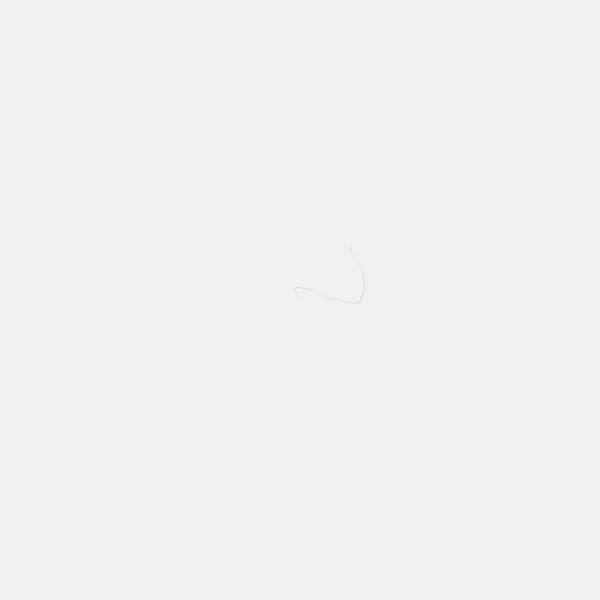
Frame 1 (no input)
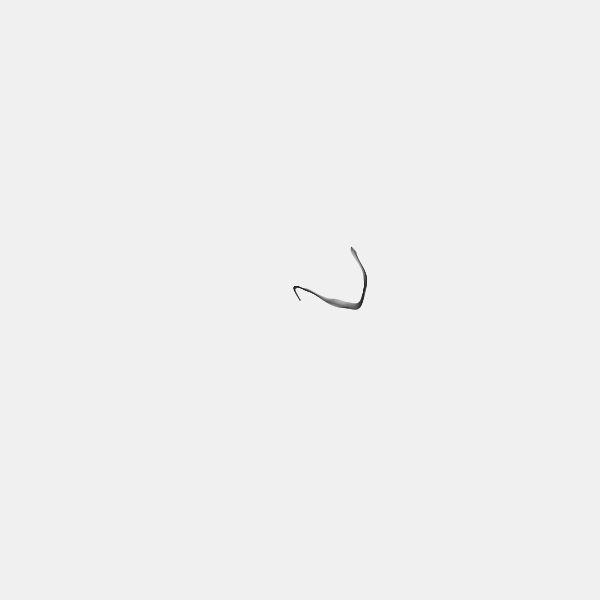
Frame 60 (the mouse pressed at the canvas centre just before this capture)
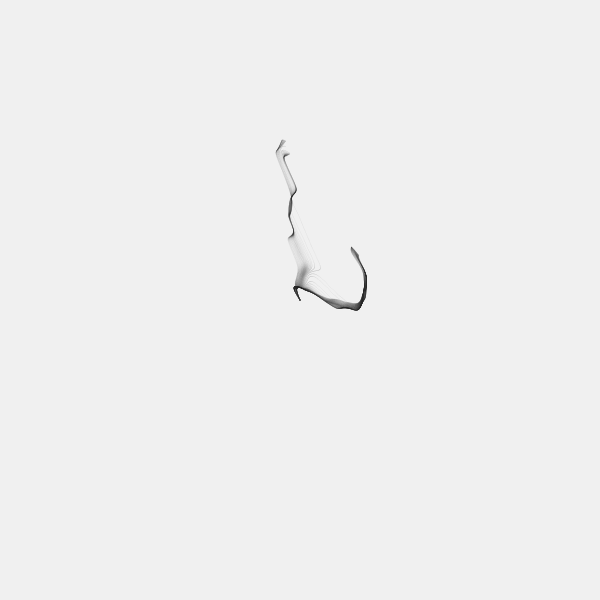
Frame 120 (the mouse held since frame 60 and released just before this capture)

The Processing sketch that drew these frames (run headless with seeded random() and noise(); from frame 60 on, the mouse is pressed at the canvas centre):

// Processing sketch: processing_158348
// ── processing_158348.pde

// parameters
// noise space start point
PVector p;
// current position
float x,y;
// current angle
float ang;
// angle step
float sang;
// number of points in the filament
int iter;
// scale of noise space
float sx,sy,sz;
// x,y change constant
float cx,cy;
// freq of z wobble amplitude
float fr;
// rotational symmetry
float symm;

void setup() {
  size(600,600);
  smooth();
  noStroke();
  frameRate(100);
  fill(35, 40);
  initMe();
}

// randomize parameters
void initMe() {
  background(240);
  noiseDetail( (int)random(1,5),random(0.3,0.7));
  p = new PVector(random(-1,1),random(-1,1), random(0,1));
  x=0;
  y=0;
  ang=0;
  iter = (int)random(300,400);
  sx = random(10,80);
  sy = sx+random(-5,5);
  cx = random(-0.1,1.2);
  cy = random(-0.1,1.2);
  sang = random(0.001,0.005);
  sz = random(1)<0.5?random(0.001,0.01):random(0.9,10);
  fr = random(0.5,4);
  symm = random(1)<0.5?-1:random(2,30);
}

// in Java version it produces symmetrical rosettes... Probably noise functions differ.
void preset1() {
  background(240);
  noiseDetail(3,0.5);
  p = new PVector(random(-1,1),random(-1,1), 0);
  cx=0;
  cy=0;
  x=0;
  y=0;
  ang=0;
  iter = 300;
  sx=30;
  sy=30;
  fr=1;
  sz=10;
  sang=0.001;
  symm = 10;
}

void draw() {
  // make full circle
  if(ang<TWO_PI) {
  
    // set starting position and rotate
    translate(width/2,height/2);
    rotate(ang);
  
    // make filament
    for(int i = iter;i>0;i--) {
      float z = symm<0?p.z:p.z%symm;
      float n = 2*TWO_PI*noise(p.x+x/sx,p.y+y/sy,z) ;
      ellipse(x,y,0.55,0.55);
      // change drawing position
      x+=sin(n)+cx;
      y+=sin(n)+cy;
    }
  
    // change starting point in the noise space by moving throught z axis 
    PVector step;
    if(sz>0.9)
      // option 1: wobble
      step = new PVector(0,0,sin(fr*ang)/sz);
     else 
      // option 2: constant movment
      step = new PVector(0,0,sz);
    p.add(step);
    // reset drawing coords
    x=y=0;
    // change angle
    ang+=sang;
  }
}

void keyPressed() {
  preset1();
}

void mouseClicked() {
    initMe();
}
